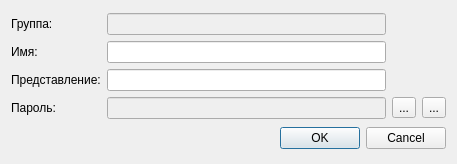
<?xml version="1.0" encoding="UTF-8"?>
<ui version="4.0">
 <class>DialogServerUser</class>
 <widget class="QDialog" name="DialogServerUser">
  <property name="geometry">
   <rect>
    <x>0</x>
    <y>0</y>
    <width>457</width>
    <height>164</height>
   </rect>
  </property>
  <property name="windowTitle">
   <string>WS Server пользователи</string>
  </property>
  <layout class="QVBoxLayout" name="verticalLayout">
   <item>
    <layout class="QGridLayout" name="gridLayout">
     <item row="2" column="1">
      <widget class="QLineEdit" name="lblPresent"/>
     </item>
     <item row="3" column="2">
      <widget class="QToolButton" name="btnPwdView">
       <property name="text">
        <string>...</string>
       </property>
       <property name="icon">
        <iconset resource="certmaster.qrc">
         <normaloff>:/img/viewPwd1.svg</normaloff>:/img/viewPwd1.svg</iconset>
       </property>
       <property name="checkable">
        <bool>true</bool>
       </property>
      </widget>
     </item>
     <item row="3" column="0">
      <widget class="QLabel" name="label_4">
       <property name="text">
        <string>Пароль:</string>
       </property>
      </widget>
     </item>
     <item row="1" column="1">
      <widget class="QLineEdit" name="lblName"/>
     </item>
     <item row="2" column="0">
      <widget class="QLabel" name="label_3">
       <property name="text">
        <string>Представление:</string>
       </property>
      </widget>
     </item>
     <item row="0" column="1">
      <widget class="QLineEdit" name="lblGroup">
       <property name="enabled">
        <bool>false</bool>
       </property>
      </widget>
     </item>
     <item row="1" column="0">
      <widget class="QLabel" name="label_2">
       <property name="text">
        <string>Имя:</string>
       </property>
      </widget>
     </item>
     <item row="3" column="1">
      <widget class="QLineEdit" name="lblPwd">
       <property name="enabled">
        <bool>false</bool>
       </property>
       <property name="echoMode">
        <enum>QLineEdit::Password</enum>
       </property>
      </widget>
     </item>
     <item row="0" column="0">
      <widget class="QLabel" name="label">
       <property name="text">
        <string>Группа:</string>
       </property>
      </widget>
     </item>
     <item row="3" column="3">
      <widget class="QToolButton" name="btnPwdEdit">
       <property name="text">
        <string>...</string>
       </property>
       <property name="icon">
        <iconset resource="certmaster.qrc">
         <normaloff>:/img/itemEdit.png</normaloff>:/img/itemEdit.png</iconset>
       </property>
       <property name="checkable">
        <bool>true</bool>
       </property>
      </widget>
     </item>
    </layout>
   </item>
   <item>
    <widget class="QDialogButtonBox" name="buttonBox">
     <property name="orientation">
      <enum>Qt::Horizontal</enum>
     </property>
     <property name="standardButtons">
      <set>QDialogButtonBox::Cancel|QDialogButtonBox::Ok</set>
     </property>
    </widget>
   </item>
  </layout>
 </widget>
 <resources>
  <include location="certmaster.qrc"/>
 </resources>
 <connections>
  <connection>
   <sender>buttonBox</sender>
   <signal>accepted()</signal>
   <receiver>DialogServerUser</receiver>
   <slot>accept()</slot>
   <hints>
    <hint type="sourcelabel">
     <x>248</x>
     <y>254</y>
    </hint>
    <hint type="destinationlabel">
     <x>157</x>
     <y>274</y>
    </hint>
   </hints>
  </connection>
  <connection>
   <sender>buttonBox</sender>
   <signal>rejected()</signal>
   <receiver>DialogServerUser</receiver>
   <slot>reject()</slot>
   <hints>
    <hint type="sourcelabel">
     <x>316</x>
     <y>260</y>
    </hint>
    <hint type="destinationlabel">
     <x>286</x>
     <y>274</y>
    </hint>
   </hints>
  </connection>
 </connections>
</ui>
